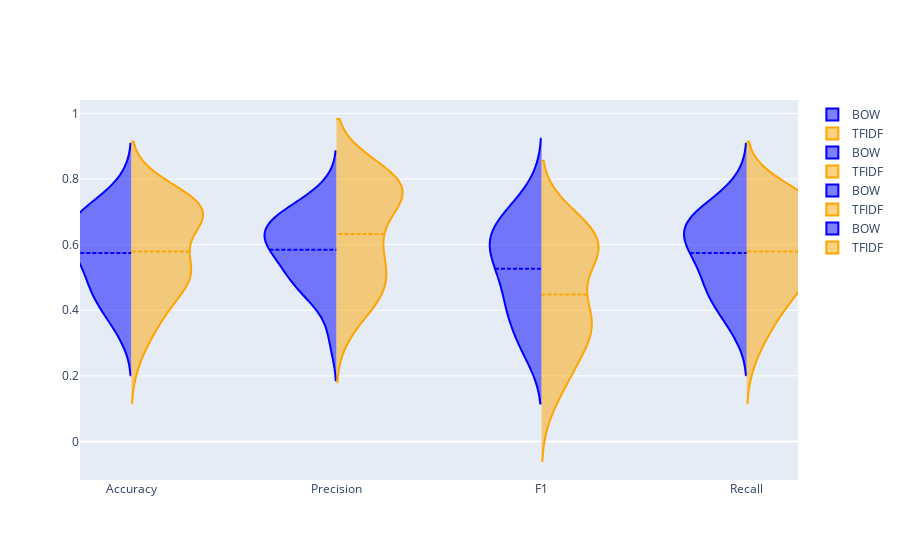

Source (notebook cell):
### Code cell
fig = go.Figure()

fig.add_trace(go.Violin(y=acc_BOW_LR, scalegroup='BOW', name='BOW',
                        side='negative',
                        line_color='blue', x0='Accuracy')
             )
fig.add_trace(go.Violin(y=acc_TFIDF_LR, scalegroup='TFIDF', name='TFIDF',
                        side='positive',
                        line_color='orange', x0='Accuracy')
             )

fig.add_trace(go.Violin(y=prec_BOW_LR, scalegroup='BOW', name='BOW',
                        side='negative',
                        line_color='blue', x0='Precision')
             )
fig.add_trace(go.Violin(y=prec_TFIDF_LR, scalegroup='TFIDF', name='TFIDF',
                        side='positive',
                        line_color='orange', x0='Precision')
             )
fig.add_trace(go.Violin(y=f1_BOW_LR, scalegroup='BOW', name='BOW',
                        side='negative',
                        line_color='blue', x0='F1')
             )
fig.add_trace(go.Violin(y=f1_TFIDF_LR, scalegroup='TFIDF', name='TFIDF',
                        side='positive',
                        line_color='orange', x0='F1')
             )

fig.add_trace(go.Violin(y=recall_BOW_LR, scalegroup='BOW', name='BOW',
                        side='negative',
                        line_color='blue', x0='Recall')
             )
fig.add_trace(go.Violin(y=recall_TFIDF_LR, name='TFIDF',
                        side='positive',
                        line_color='orange', x0='Recall')
             )

fig.update_traces(meanline_visible=True)
fig.update_layout(violingap=0, violinmode='overlay')
fig.show()

### Figure 1 — Plotly figure (JSON) as saved in the notebook; plotly's stock layout.template omitted (floating-point values rounded to 4 significant figures)
{"data": [{"line": {"color": "blue"}, "meanline": {"visible": true}, "name": "BOW", "scalegroup": "BOW", "side": "negative", "type": "violin", "x0": "Accuracy", "y": [0.4923, 0.4615, 0.5692, 0.4308, 0.3692, 0.5385, 0.5692, 0.4462, 0.5692, 0.3846, 0.6, 0.6154, 0.6769, 0.6308, 0.7385, 0.6769, 0.6094, 0.7188, 0.6875, 0.7812, 0.6562, 0.7031, 0.6719, 0.6406, 0.4531, 0.6562, 0.5625, 0.5156, 0.4688, 0.3281]}, {"line": {"color": "orange"}, "meanline": {"visible": true}, "name": "TFIDF", "scalegroup": "TFIDF", "side": "positive", "type": "violin", "x0": "Accuracy", "y": [0.4769, 0.4308, 0.5231, 0.3692, 0.3692, 0.5385, 0.5231, 0.4462, 0.6, 0.3538, 0.5231, 0.7077, 0.7077, 0.6615, 0.7385, 0.6923, 0.6875, 0.6719, 0.7656, 0.7188, 0.6875, 0.7031, 0.75, 0.7188, 0.5312, 0.6719, 0.5156, 0.5156, 0.5, 0.2656]}, {"line": {"color": "blue"}, "meanline": {"visible": true}, "name": "BOW", "scalegroup": "BOW", "side": "negative", "type": "violin", "x0": "Precision", "y": [0.5169, 0.501, 0.609, 0.486, 0.3022, 0.5553, 0.6315, 0.5643, 0.5843, 0.39, 0.6431, 0.6311, 0.6476, 0.6105, 0.7302, 0.6794, 0.5519, 0.7006, 0.7006, 0.7693, 0.6041, 0.7022, 0.6726, 0.6722, 0.5029, 0.6401, 0.5705, 0.4709, 0.4485, 0.4456]}, {"line": {"color": "orange"}, "meanline": {"visible": true}, "name": "TFIDF", "scalegroup": "TFIDF", "side": "positive", "type": "violin", "x0": "Precision", "y": [0.3923, 0.7548, 0.5967, 0.4484, 0.7671, 0.4175, 0.4933, 0.4791, 0.76, 0.4587, 0.7541, 0.7508, 0.5548, 0.6838, 0.8102, 0.5868, 0.6998, 0.7812, 0.8214, 0.7147, 0.7867, 0.7927, 0.8135, 0.7991, 0.6026, 0.6148, 0.4677, 0.5283, 0.4883, 0.3415]}, {"line": {"color": "blue"}, "meanline": {"visible": true}, "name": "BOW", "scalegroup": "BOW", "side": "negative", "type": "violin", "x0": "F1", "y": [0.4018, 0.3932, 0.5097, 0.3618, 0.2667, 0.4572, 0.5094, 0.344, 0.5327, 0.2895, 0.5463, 0.5915, 0.6314, 0.6039, 0.7336, 0.6436, 0.5683, 0.6736, 0.6809, 0.7717, 0.6142, 0.6871, 0.6693, 0.5989, 0.3996, 0.6306, 0.5323, 0.4646, 0.4178, 0.2731]}, {"line": {"color": "orange"}, "meanline": {"visible": true}, "name": "TFIDF", "scalegroup": "TFIDF", "side": "positive", "type": "violin", "x0": "F1", "y": [0.3179, 0.2594, 0.3771, 0.2037, 0.1991, 0.3807, 0.363, 0.2782, 0.45, 0.1961, 0.3747, 0.6315, 0.5919, 0.5557, 0.6614, 0.5769, 0.6042, 0.5543, 0.6778, 0.6298, 0.5745, 0.595, 0.657, 0.6148, 0.3866, 0.5451, 0.376, 0.3615, 0.3368, 0.1181]}, {"line": {"color": "blue"}, "meanline": {"visible": true}, "name": "BOW", "scalegroup": "BOW", "side": "negative", "type": "violin", "x0": "Recall", "y": [0.4923, 0.4615, 0.5692, 0.4308, 0.3692, 0.5385, 0.5692, 0.4462, 0.5692, 0.3846, 0.6, 0.6154, 0.6769, 0.6308, 0.7385, 0.6769, 0.6094, 0.7188, 0.6875, 0.7812, 0.6562, 0.7031, 0.6719, 0.6406, 0.4531, 0.6562, 0.5625, 0.5156, 0.4688, 0.3281]}, {"line": {"color": "orange"}, "meanline": {"visible": true}, "name": "TFIDF", "side": "positive", "type": "violin", "x0": "Recall", "y": [0.4769, 0.4308, 0.5231, 0.3692, 0.3692, 0.5385, 0.5231, 0.4462, 0.6, 0.3538, 0.5231, 0.7077, 0.7077, 0.6615, 0.7385, 0.6923, 0.6875, 0.6719, 0.7656, 0.7188, 0.6875, 0.7031, 0.75, 0.7188, 0.5312, 0.6719, 0.5156, 0.5156, 0.5, 0.2656]}], "layout": {"violingap": 0, "violinmode": "overlay"}}
